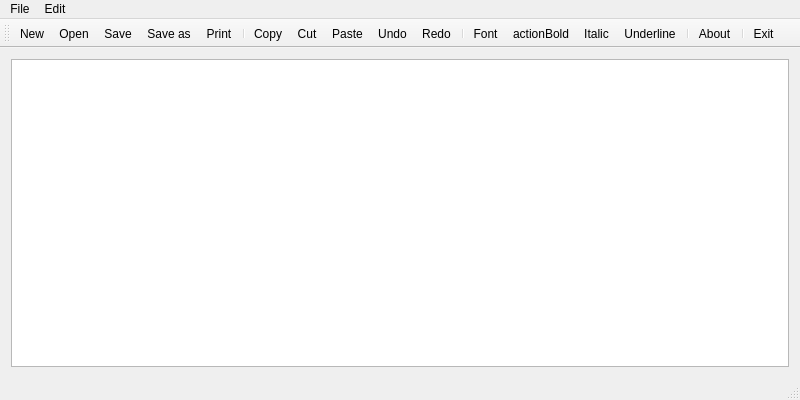
<ui version="4.0">
 <class>Editor</class>
 <widget class="QMainWindow" name="Editor">
  <property name="geometry">
   <rect>
    <x>0</x>
    <y>0</y>
    <width>800</width>
    <height>400</height>
   </rect>
  </property>
  <property name="windowTitle">
   <string>Editor</string>
  </property>
  <widget class="QWidget" name="centralWidget">
   <layout class="QVBoxLayout" name="verticalLayout">
    <item>
     <widget class="QTextEdit" name="textEdit"/>
    </item>
   </layout>
  </widget>
  <widget class="QMenuBar" name="menuBar">
   <property name="geometry">
    <rect>
     <x>0</x>
     <y>0</y>
     <width>800</width>
     <height>25</height>
    </rect>
   </property>
   <widget class="QMenu" name="menuFile">
    <property name="title">
     <string>File</string>
    </property>
    <addaction name="actionNew"/>
    <addaction name="actionOpen"/>
    <addaction name="actionSave"/>
    <addaction name="actionSave_as"/>
    <addaction name="actionPrint"/>
    <addaction name="separator"/>
    <addaction name="actionExit"/>
   </widget>
   <widget class="QMenu" name="menuEdit">
    <property name="title">
     <string>Edit</string>
    </property>
    <addaction name="actionCopy"/>
    <addaction name="actionCut"/>
    <addaction name="actionPaste"/>
    <addaction name="separator"/>
    <addaction name="actionUndo"/>
    <addaction name="actionRedo"/>
    <addaction name="actionFont"/>
   </widget>
   <addaction name="menuFile"/>
   <addaction name="menuEdit"/>
  </widget>
  <widget class="QToolBar" name="mainToolBar">
   <attribute name="toolBarArea">
    <enum>TopToolBarArea</enum>
   </attribute>
   <attribute name="toolBarBreak">
    <bool>false</bool>
   </attribute>
   <addaction name="actionNew"/>
   <addaction name="actionOpen"/>
   <addaction name="actionSave"/>
   <addaction name="actionSave_as"/>
   <addaction name="actionPrint"/>
   <addaction name="separator"/>
   <addaction name="actionCopy"/>
   <addaction name="actionCut"/>
   <addaction name="actionPaste"/>
   <addaction name="actionUndo"/>
   <addaction name="actionRedo"/>
   <addaction name="separator"/>
   <addaction name="actionFont"/>
   <addaction name="actionBold"/>
   <addaction name="actionItalic"/>
   <addaction name="actionUnderline"/>
   <addaction name="separator"/>
   <addaction name="actionAbout"/>
   <addaction name="separator"/>
   <addaction name="actionExit"/>
  </widget>
  <widget class="QStatusBar" name="statusBar"/>
  <action name="actionNew">
   <property name="icon">
    <iconset resource="editor.qrc">
     <normaloff>:/images/new.png</normaloff>:/images/new.png</iconset>
   </property>
   <property name="text">
    <string>New</string>
   </property>
   <property name="toolTip">
    <string>New text document</string>
   </property>
   <property name="shortcut">
    <string>Ctrl+N</string>
   </property>
  </action>
  <action name="actionOpen">
   <property name="icon">
    <iconset resource="editor.qrc">
     <normaloff>:/images/open.png</normaloff>:/images/open.png</iconset>
   </property>
   <property name="text">
    <string>Open</string>
   </property>
   <property name="toolTip">
    <string>Open file</string>
   </property>
   <property name="shortcut">
    <string>Ctrl+O</string>
   </property>
  </action>
  <action name="actionSave">
   <property name="icon">
    <iconset resource="editor.qrc">
     <normaloff>:/images/save.png</normaloff>:/images/save.png</iconset>
   </property>
   <property name="text">
    <string>Save</string>
   </property>
   <property name="toolTip">
    <string>Save file</string>
   </property>
   <property name="shortcut">
    <string>Ctrl+S</string>
   </property>
  </action>
  <action name="actionSave_as">
   <property name="icon">
    <iconset resource="editor.qrc">
     <normaloff>:/images/save_as.png</normaloff>:/images/save_as.png</iconset>
   </property>
   <property name="text">
    <string>Save as</string>
   </property>
   <property name="toolTip">
    <string>Save file as</string>
   </property>
   <property name="shortcut">
    <string>Alt+S</string>
   </property>
  </action>
  <action name="actionPrint">
   <property name="icon">
    <iconset resource="editor.qrc">
     <normaloff>:/images/print.png</normaloff>:/images/print.png</iconset>
   </property>
   <property name="text">
    <string>Print</string>
   </property>
   <property name="toolTip">
    <string>Print file</string>
   </property>
   <property name="shortcut">
    <string>Ctrl+P</string>
   </property>
  </action>
  <action name="actionExit">
   <property name="icon">
    <iconset theme="exit.png" resource="editor.qrc">
     <normaloff>:/images/exit.png</normaloff>:/images/exit.png</iconset>
   </property>
   <property name="text">
    <string>Exit</string>
   </property>
   <property name="toolTip">
    <string>Exit editor</string>
   </property>
   <property name="shortcut">
   </property>
  </action>
  <action name="actionCopy">
   <property name="icon">
    <iconset resource="editor.qrc">
     <normaloff>:/images/copy.png</normaloff>:/images/copy.png</iconset>
   </property>
   <property name="text">
    <string>Copy</string>
   </property>
   <property name="shortcut">
    <string>Ctrl+C</string>
   </property>
  </action>
  <action name="actionCut">
   <property name="icon">
    <iconset resource="editor.qrc">
     <normaloff>:/images/cut.png</normaloff>:/images/cut.png</iconset>
   </property>
   <property name="text">
    <string>Cut</string>
   </property>
   <property name="shortcut">
    <string>Ctrl+X</string>
   </property>
  </action>
  <action name="actionPaste">
   <property name="icon">
    <iconset resource="editor.qrc">
     <normaloff>:/images/paste.png</normaloff>:/images/paste.png</iconset>
   </property>
   <property name="text">
    <string>Paste</string>
   </property>
   <property name="shortcut">
    <string>Ctrl+V</string>
   </property>
  </action>
  <action name="actionUndo">
   <property name="icon">
    <iconset resource="editor.qrc">
     <normaloff>:/images/edit_undo.png</normaloff>:/images/edit_undo.png</iconset>
   </property>
   <property name="text">
    <string>Undo</string>
   </property>
   <property name="shortcut">
    <string>Ctrl+Z</string>
   </property>
  </action>
  <action name="actionRedo">
   <property name="icon">
    <iconset resource="editor.qrc">
     <normaloff>:/images/edit_redo.png</normaloff>:/images/edit_redo.png</iconset>
   </property>
   <property name="text">
    <string>Redo</string>
   </property>
   <property name="shortcut">
    <string>Ctrl+Y</string>
   </property>
  </action>
  <action name="actionFont">
   <property name="icon">
    <iconset resource="editor.qrc">
     <normaloff>:/images/font.png</normaloff>:/images/font.png</iconset>
   </property>
   <property name="text">
    <string>Font</string>
   </property>
   <property name="shortcut">
    <string>Ctrl+F</string>
   </property>
  </action>
  <action name="actionItalic">
   <property name="checkable">
    <bool>true</bool>
   </property>
   <property name="icon">
    <iconset resource="editor.qrc">
     <normaloff>:/images/italic.png</normaloff>:/images/italic.png</iconset>
   </property>
   <property name="text">
    <string>Italic</string>
   </property>
   <property name="toolTip">
    <string>Italic font</string>
   </property>
   <property name="shortcut">
    <string>Ctrl+I</string>
   </property>
  </action>
  <action name="actionBold">
   <property name="checkable">
    <bool>true</bool>
   </property>
   <property name="icon">
    <iconset resource="editor.qrc">
     <normaloff>:/images/bold.png</normaloff>:/images/bold.png</iconset>
   </property>
   <property name="text">
    <string>actionBold</string>
   </property>
   <property name="toolTip">
    <string>Bold</string>
   </property>
   <property name="shortcut">
    <string>Ctrl+B</string>
   </property>
  </action>
  <action name="actionUnderline">
   <property name="checkable">
    <bool>true</bool>
   </property>
   <property name="icon">
    <iconset resource="editor.qrc">
     <normaloff>:/images/underline.png</normaloff>:/images/underline.png</iconset>
   </property>
   <property name="text">
    <string>Underline</string>
   </property>
   <property name="toolTip">
    <string>Underline</string>
   </property>
   <property name="shortcut">
    <string>Ctrl+U</string>
   </property>
  </action>
  <action name="actionAbout">
   <property name="icon">
    <iconset resource="editor.qrc">
     <normaloff>:/images/info.png</normaloff>:/images/info.png</iconset>
   </property>
   <property name="text">
    <string>About</string>
   </property>
   <property name="toolTip">
    <string>About Editor</string>
   </property>
  </action>
 </widget>
 <layoutdefault spacing="6" margin="11"/>
 <resources>
  <include location="editor.qrc"/>
 </resources>
 <connections/>
</ui>
